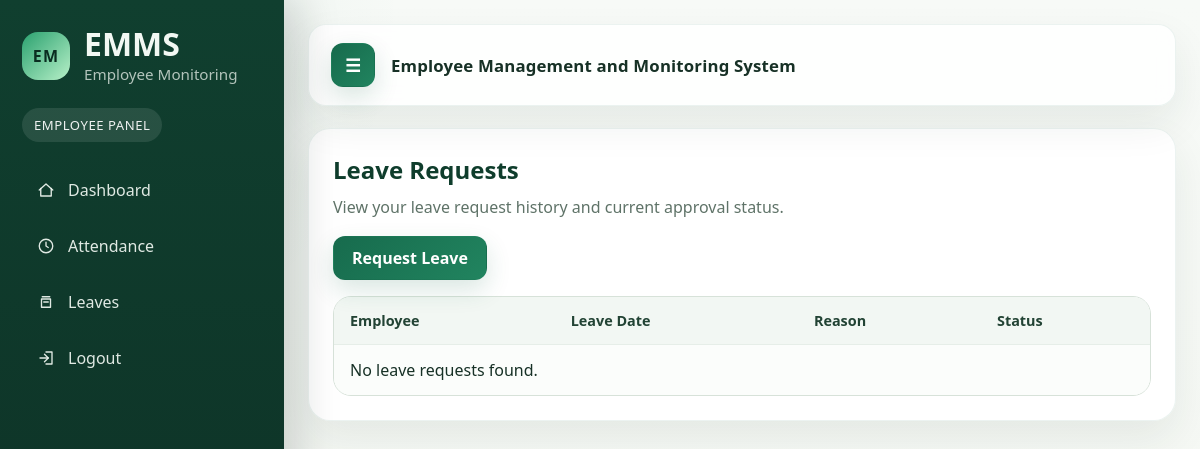
/leaves/ (signed in), run on an earlier commit of the app's database.
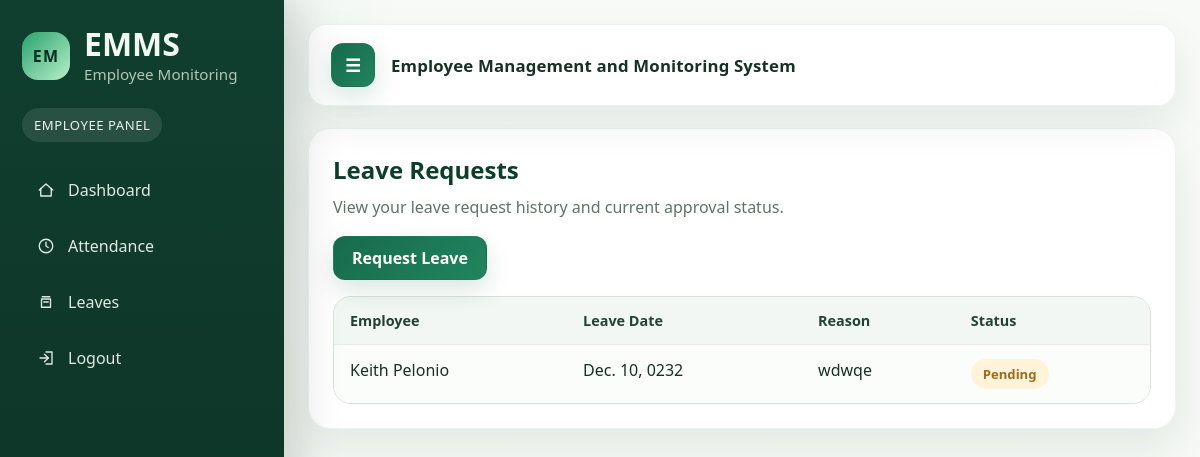
And on a later commit of the database.
### EmployeeAttendance/models.py (models this page shows, shortened)
class LeaveRequest(models.Model):
    STATUS_CHOICES = [
        ("Pending", "Pending"),
        ("Approved", "Approved"),
        ("Rejected", "Rejected"),
    ]
    employee = models.ForeignKey(Employee, on_delete=models.CASCADE)
    leave_date = models.DateField()
    reason = models.TextField()
    status = models.CharField(max_length=20, choices=STATUS_CHOICES, default="Pending")
    created_at = models.DateTimeField(auto_now_add=True)

class Employee(models.Model):
    STATUS_ACTIVE = "Active"
    STATUS_NON_ACTIVE = "Non-Active"
    STATUS_CHOICES = [
        (STATUS_ACTIVE, "Active"),
        (STATUS_NON_ACTIVE, "Non-Active"),
    ]
    user = models.OneToOneField(User, on_delete=models.CASCADE, null=True, blank=True)
    employee_id = models.CharField(max_length=50, unique=True)
    name = models.CharField(max_length=150)
    department = models.CharField(max_length=100)
    status = models.CharField(max_length=20, choices=STATUS_CHOICES, default=STATUS_ACTIVE)

### EmployeeAttendance/views/leaves.py (the view)
# urls.py: path("leaves/", views.leave_list, name="leave_list"),
@login_required
def leave_list(request):
    if request.user.is_superuser:
        leaves = LeaveRequest.objects.all().order_by("-created_at")
    else:
        employee = get_object_or_404(Employee, user=request.user)
        leaves = LeaveRequest.objects.filter(employee=employee).order_by("-created_at")
    return render(request, "leave_list.html", {"leaves": leaves})

### EmployeeAttendance/templates/leave_list.html (shortened to what this page needs)
{% extends "base.html" %}
{% block content %}
<section class="content-card">
    <h2>Leave Requests</h2>
    <p class="muted">
        {% if user.is_superuser %}
            Review, approve, or reject submitted leave requests.
        {% else %}
            View your leave request history and current approval status.
        {% endif %}
    </p>
    {% if not user.is_superuser %}
    <div class="actions">
        <a href="{% url 'leave_add' %}" class="btn">Request Leave</a>
    </div>
    {% endif %}
    <div class="table-wrap">
        <table>
            <tr>
                <th>Employee</th>
                <th>Leave Date</th>
                <th>Reason</th>
                <th>Status</th>
            </tr>
            {% for leave in leaves %}
            <tr>
                <td>{{ leave.employee.name }}</td>
                <td>{{ leave.leave_date }}</td>
                <td>{{ leave.reason }}</td>
                <td>
                    <span class="status {% if leave.status == 'Pending' %}pending{% elif leave.status == 'Approved' %}approved{% else %}rejected{% endif %}">
                        {{ leave.status }}
                    </span>
                </td>
            </tr>
            {% empty %}
            <tr>
                <td colspan="{% if user.is_superuser %}5{% else %}4{% endif %}">No leave requests found.</td>
            </tr>
            {% endfor %}
        </table>
    </div>
</section>
{% endblock %}

What changed in the data, as far as the page shows it:
added LeaveRequest: employee.name "Keith Pelonio", leave_date "Dec. 10, 0232", reason "wdwqe", status "Pending"
Also different on the page:
text no longer shown: "No leave requests found."
